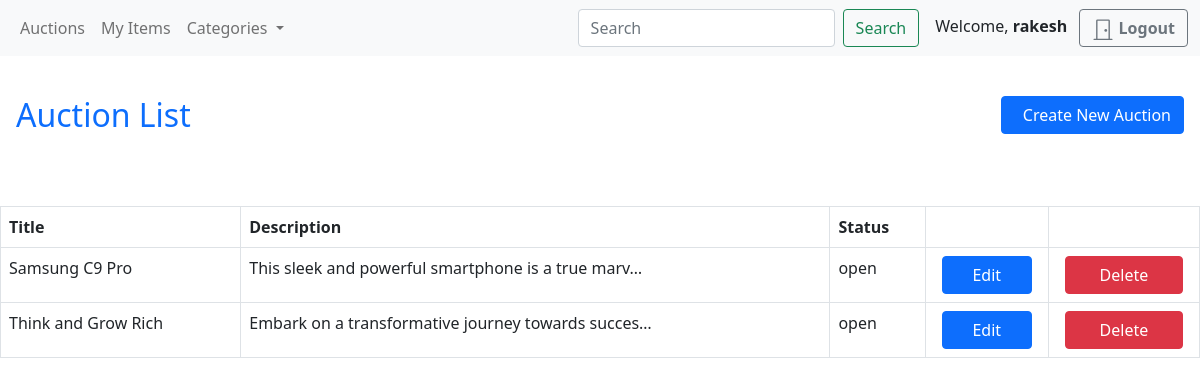
Before: /auction/ (signed in) with the older database file.
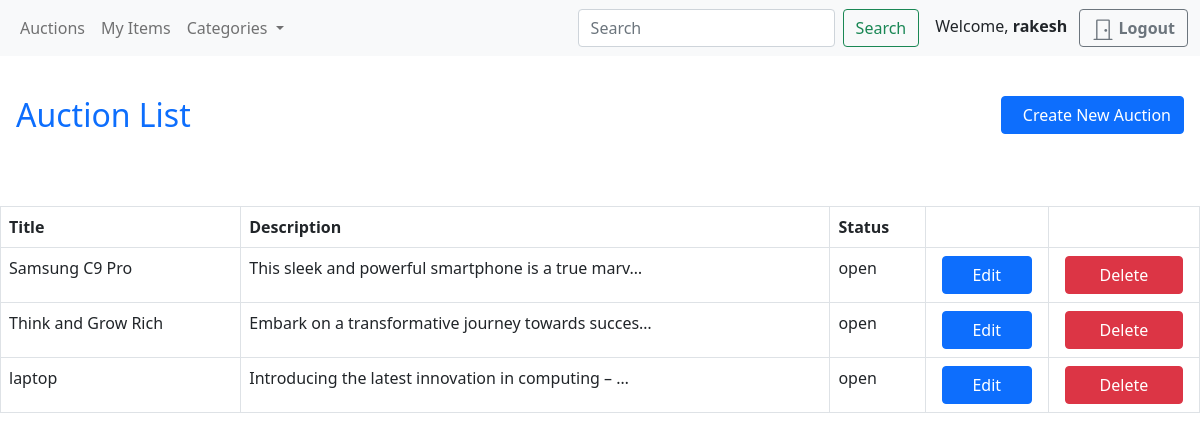
After: the same page with the newer database file.
### main_app/models.py (models this page shows, shortened)
class Auction(models.Model):
    AUCTION_STATUS_CHOICES = (
        ('draft', 'Draft'),
        ('open', 'open'),
        ('closed', 'Closed'),
    )
    winner = models.ForeignKey(AUTH_USER_MODEL, on_delete=models.SET_NULL, null=True, blank=True,editable=True)
    title = models.CharField(max_length=255)
    description = models.TextField()
    starting_price = models.DecimalField(max_digits=10, decimal_places=2)
    marked_price = models.DecimalField(max_digits=10, decimal_places=2)
    auction_status = models.CharField(max_length=20, choices=AUCTION_STATUS_CHOICES, default='draft')
    start_datetime = models.DateTimeField()
    end_datetime = models.DateTimeField()
    seller = models.ForeignKey(AUTH_USER_MODEL, on_delete=models.CASCADE, related_name='auctions')
    created = models.DateTimeField(auto_now_add=True)
    updated = models.DateTimeField(auto_now=True)
    category = models.ForeignKey('Category', on_delete=models.CASCADE)
    image = models.ImageField(upload_to='images/')
    class Meta:
        verbose_name_plural = 'Auctions'

### main_app/views.py (the view)
# urls.py: path('auction/',views.auction_list,name='auction-list'),
@login_required
@seller_required
def auction_list(request):
    auctions = Auction.objects.filter(seller=request.user)
    context = {
        'auctions':auctions
    }
    return render(request,'main_app/Auction/auction_list.html',context)

### main_app/context_processor.py (called while the page is built, shortened)
def categories(request):
    return{
        'categories':Category.objects.all(),
    }

def get_detail(request):
    if request.user.is_authenticated:
        user = request.user
        user_id = request.user.id
        try:
            order = FinalOrder.objects.get(user=request.user)
        except FinalOrder.DoesNotExist:
            order = None  # or any other default value you want to set
        orders = get_orders_for_user(user_id)
        collateral = calculate_collateral(user,user_id, orders)
        return {'win_auction': orders, 'collateral': collateral, 'order': order}
    else:
        return {"none": 'none'}

def get_orders_for_user(user_id):
    orders = Order.objects.filter(user=user_id)
    return orders

def get_highest_bid(user_id):
    auctions = Auction.objects.all()
    highest_bids = Decimal(0.0)
    user = user_id
    for auction in auctions:
        max_bid_value = None
        for bid in user.bids.filter(auction_id=auction.id):
            if max_bid_value is None or bid.bid_value > max_bid_value:
                max_bid_value = bid.bid_value
        if max_bid_value is not None:
            highest_bids += max_bid_value
    return highest_bids

### templates/main_app/Auction/auction_list.html (shortened to what this page needs)
{% extends "base.html" %}
{% block content %}
{% include "navbar.html" %}
<div class="conatiner p-3">
    <div class="row pt-4">
        <div class="col-6">
            <h2 class="text-primary">Auction List</h2>
        </div>
        <div class="col-6 text-end">
            <a href="{% url 'auction-create' %}" class="btn btn-primary"> &nbsp; Create New Auction</a>
        </div>
    </div>
</div>
<br />
<br />
<table class="table table-bordered table-stripped" style="width:100%">
    <thead>
        <tr>
            <th>
                Title
            </th>
            <th>
                Description
            </th>
            <th>
                Status
            </th>
            <th>
            </th>
            <th>
            </th>
        </tr>
    </thead>
    <tbody>
       {% for auction in auctions%}
           <tr>
               <td>
                  {{auction.title}}
               </td>
               <td>
                {{auction.description|truncatechars:50}}
               </td>
               <td>
                   {{auction.auction_status}}
               </td>
               <td>
                   <div class="w-100 btn-group">
                           <a href = "{% url 'auction-update' auction.id %}" class="btn btn-primary mx-2 ">Edit</a>
                   </div>
               </td>
                <td>
                    <div class="w-100 btn-group">
                        <button class="btn btn-danger mx-2" onclick="confirmDelete({{ auction.id }})">
                             Delete
                        </button>
                    </div>
                </td>
           </tr>
        {% endfor %}
    </tbody>
</table>
{% endblock %}

Changed rows visible on the page:
added Auction: title "laptop", description "Introducing the latest innovation in computing – …", auction_status "open"
